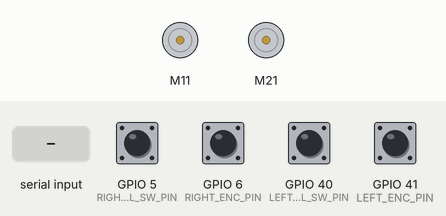
A sketch run on a simulated ESP32-S3. On the bench: 2 × DC motor (green arrow = forward, orange = backward, longer = faster). The inputs (shaded band) are chosen by the test bench; at power-on: GPIO 5 (RIGHT_WHEEL_SW_PIN), GPIO 6 (RIGHT_ENC_PIN), GPIO 40 (LEFT_WHEEL_SW_PIN), GPIO 41 (LEFT_ENC_PIN) HIGH. What the sketch prints to the serial monitor is not drawn.

Above: at 1.2 s.
1.3 s: "F" received over Serial
At 2.3 s:
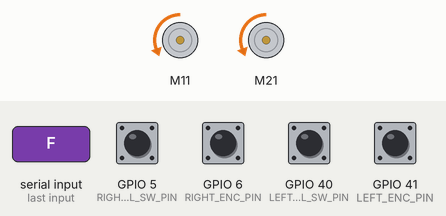
2.8 s: "B" received over Serial
At 3.5 s:
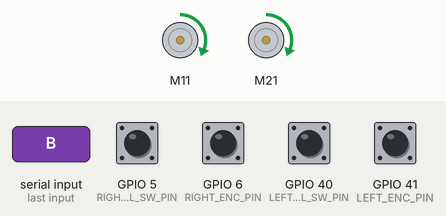
4.3 s: "R" received over Serial
At 4.6 s:
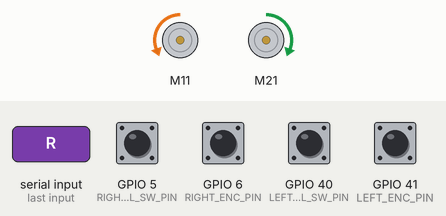
5.8 s: "L" received over Serial
At 6.9 s:
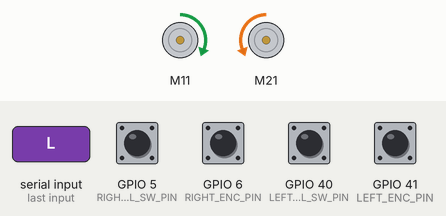
Timing chart, 0 to 8.3 s (numbered marks = the images above; inputs shaded):
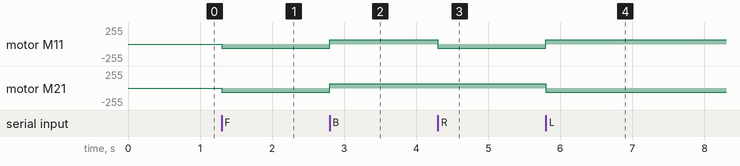

Measured:
- after the input at 1.3 s, motor M11, motor M21: stopped → backward 64/255 at once
- after the input at 2.8 s, motor M11, motor M21: backward 64/255 → forward 64/255 at once
- after the input at 4.3 s, motor M11: forward 64/255 → backward 64/255 at once
- after the input at 5.8 s, motor M11: backward 64/255 → forward 64/255 at once; motor M21: forward 64/255 → backward 64/255 at once

The sketch:

10_SERIAL_MOTOR_CTRL_ENC.ino
```cpp
/*
  By Ranil Ganlath
  This is for testing the Roomba Encoders with a 3V Power Source. With the ESP32, any GPIO pin can be configured as the digital input pullup pin.
  Board: ESP32-S3-WROOM-1
  ESP32 GND - Motor Driver GND
  ESP32 11  - Motor Driver PWM 1 Input
  ESP32 13  - Motor Driver DIR 1 Input
  ESP32 21  - Motor Driver PWM 2 Input
  ESP32 19  - Motor Driver DIR 2 Input


  ESP32 41  - Motor Encoder Left Input (internal pullup)
  ESP32 40  - Wheel Drop Switch Left Input
  ESP32 6  - Motor Encoder Right Input (internal pullup)
  ESP32 5  - Wheel Drop Switch Right Input

  IDE Configuration:
  Arduino Board: ESP32S3 Dev Module
  Upload Speed: 921600
  USB Mode: Hardware CDC and JTAG
  USB CDC On Boot: Disabled
  USB Firmware MSC On Boot: Disabled
  USB DFU On Boot: Disabled
  Upload Mode: UART0/Hardware CDC
  CPU Freq: 240MHz
  Flash Mode: QIO 80MHz
  Flash Size: 4MB
  Parition Scheme: Default 4MB with spiffs
  Core Debug Level: None
  PSRAM: Disabled
  Arduino Runs On: Core 1
  Events Run On: Core 1
  Erash All Flash Before Sketch Upload: Disabled
  JTAG Adapter: Disabled
  Zigbee Mode: Disabled
*/

#include "CytronMotorDriver.h"

// Configure the motor driver.
CytronMD motor1(PWM_DIR, 11, 13);  // PWM 1 = Pin 11, DIR 1 = Pin 13.
CytronMD motor2(PWM_DIR, 21, 19);  // PWM 2 = Pin 21, DIR 2 = Pin 19.

// Pin definitions
#define LEFT_ENC_PIN 41
#define RIGHT_ENC_PIN 6
#define LEFT_WHEEL_SW_PIN 40
#define RIGHT_WHEEL_SW_PIN 5

// Motor speed constants
#define MOTOR_SPEED 64      // Standard movement speed (25% of max)
#define TURNING_SPEED 64    // Speed for turns

// Encoder parameters
#define TRANSITIONS_PER_REV 508.8  // 8 transitions × 63.6:1 gear ratio
#define WHEEL_DIAMETER_MM 70.0     // Roomba wheel diameter in mm (adjust if different)
#define PI 3.14159265359
#define MM_TO_INCHES 0.0393701     // Conversion factor from mm to inches

// Encoder tracking variables
volatile unsigned long leftEncoderCount = 0;
volatile unsigned long rightEncoderCount = 0;
int lastLeftState = 0;
int lastRightState = 0;
unsigned long lastUpdateTime = 0;
const unsigned long UPDATE_INTERVAL = 100; // Update every 100ms

char command = 'S';         // Default to Stop

// Distance tracking
float leftDistanceMM = 0.0;
float rightDistanceMM = 0.0;

// Function to calculate distance from encoder counts
float calculateDistance(unsigned long counts) {
  float revolutions = counts / TRANSITIONS_PER_REV;
  return revolutions * PI * WHEEL_DIAMETER_MM;
}

// The setup routine runs once when you press reset.
void setup() {
  pinMode(LEFT_ENC_PIN, INPUT_PULLUP);
  pinMode(RIGHT_ENC_PIN, INPUT_PULLUP);
  pinMode(LEFT_WHEEL_SW_PIN, INPUT_PULLUP);
  pinMode(RIGHT_WHEEL_SW_PIN, INPUT_PULLUP);

  Serial.begin(115200);
  while(!Serial);

  // Initialize last encoder states
  lastLeftState = digitalRead(LEFT_ENC_PIN);
  lastRightState = digitalRead(RIGHT_ENC_PIN);

  Serial.println("Roomba Serial Controller Started with Encoder Distance Tracking");
  Serial.println("Commands: F (forward), B (backward), R (right), L (left), S (stop), C (clear counters)");
  Serial.println("Encoder resolution: 508.8 transitions per wheel revolution");

  // Initially stopped
  motor1.setSpeed(0);
  motor2.setSpeed(0);
}

// The loop routine runs over and over again forever.
void loop() {
  // Read encoder states and count transitions
  int currentLeftState = digitalRead(LEFT_ENC_PIN);
  int currentRightState = digitalRead(RIGHT_ENC_PIN);

  // Check for left encoder transition
  if (currentLeftState != lastLeftState) {
    leftEncoderCount++;
    lastLeftState = currentLeftState;
  }

  // Check for right encoder transition
  if (currentRightState != lastRightState) {
    rightEncoderCount++;
    lastRightState = currentRightState;
  }

  // Check for serial commands
  if (Serial.available() > 0) {
    command = Serial.read();

    // Convert lowercase to uppercase for convenience
    if (command >= 'a' && command <= 'z') {
      command = command - 'a' + 'A';
    }

    // Process the command
    switch (command) {
      case 'F':  // Forward
        Serial.println("Moving Forward");
        motor1.setSpeed(-MOTOR_SPEED);   // Left motor forward
        motor2.setSpeed(-MOTOR_SPEED);   // Right motor forward
        break;

      case 'B':  // Backward
        Serial.println("Moving Backward");
        motor1.setSpeed(MOTOR_SPEED);  // Left motor backward
        motor2.setSpeed(MOTOR_SPEED);  // Right motor backward
        break;

      case 'R':  // Right turn
        Serial.println("Turning Right");
        motor1.setSpeed(-TURNING_SPEED);  // Left motor forward
        motor2.setSpeed(TURNING_SPEED);   // Right motor backward
        break;

      case 'L':  // Left turn
        Serial.println("Turning Left");
        motor1.setSpeed(TURNING_SPEED);    // Left motor backward
        motor2.setSpeed(-TURNING_SPEED);   // Right motor forward
        break;

      case 'S':  // Stop
        Serial.println("Stopping");
        motor1.setSpeed(0);  // Stop left motor
        motor2.setSpeed(0);  // Stop right motor
        break;

      case 'C':  // Clear distance counters
        Serial.println("Clearing encoder counts and distance");
        leftEncoderCount = 0;
        rightEncoderCount = 0;
        leftDistanceMM = 0;
        rightDistanceMM = 0;
        break;

      default:
        // Do nothing for unrecognized commands
        break;
    }
  }

  // Update and display info periodically
  unsigned long currentTime = millis();
  if (currentTime - lastUpdateTime >= UPDATE_INTERVAL) {
    // Calculate distances
    leftDistanceMM = calculateDistance(leftEncoderCount);
    rightDistanceMM = calculateDistance(rightEncoderCount);

    // Calculate average distance
    float avgDistanceMM = (leftDistanceMM + rightDistanceMM) / 2;

    // Convert to inches
    float leftDistanceInches = leftDistanceMM * MM_TO_INCHES;
    float rightDistanceInches = rightDistanceMM * MM_TO_INCHES;
    float avgDistanceInches = avgDistanceMM * MM_TO_INCHES;

    // Print sensor and encoder data
    Serial.println("-------- Sensor Data --------");
    Serial.println("Left Wheel Switch: " + String(digitalRead(LEFT_WHEEL_SW_PIN)) +
                  ", Right Wheel Switch: " + String(digitalRead(RIGHT_WHEEL_SW_PIN)));
    Serial.println("Left Encoder State: " + String(currentLeftState) +
                  ", Right Encoder State: " + String(currentRightState));

    Serial.println("-------- Distance Data --------");
    Serial.println("Left Encoder Count: " + String(leftEncoderCount) +
                  ", Right Encoder Count: " + String(rightEncoderCount));

    // Print distances in mm
    Serial.println("Left Distance: " + String(leftDistanceMM, 1) + " mm (" +
                  String(leftDistanceMM/1000, 2) + " m)");
    Serial.println("Right Distance: " + String(rightDistanceMM, 1) + " mm (" +
                  String(rightDistanceMM/1000, 2) + " m)");
    Serial.println("Average Distance: " + String(avgDistanceMM, 1) + " mm (" +
                  String(avgDistanceMM/1000, 2) + " m)");

    // Print distances in inches
    Serial.println("Left Distance: " + String(leftDistanceInches, 1) + " in (" +
                  String(leftDistanceInches/12, 2) + " ft)");
    Serial.println("Right Distance: " + String(rightDistanceInches, 1) + " in (" +
                  String(rightDistanceInches/12, 2) + " ft)");
    Serial.println("Average Distance: " + String(avgDistanceInches, 1) + " in (" +
                  String(avgDistanceInches/12, 2) + " ft)");

    Serial.println();

    lastUpdateTime = currentTime;
  }
}
```
